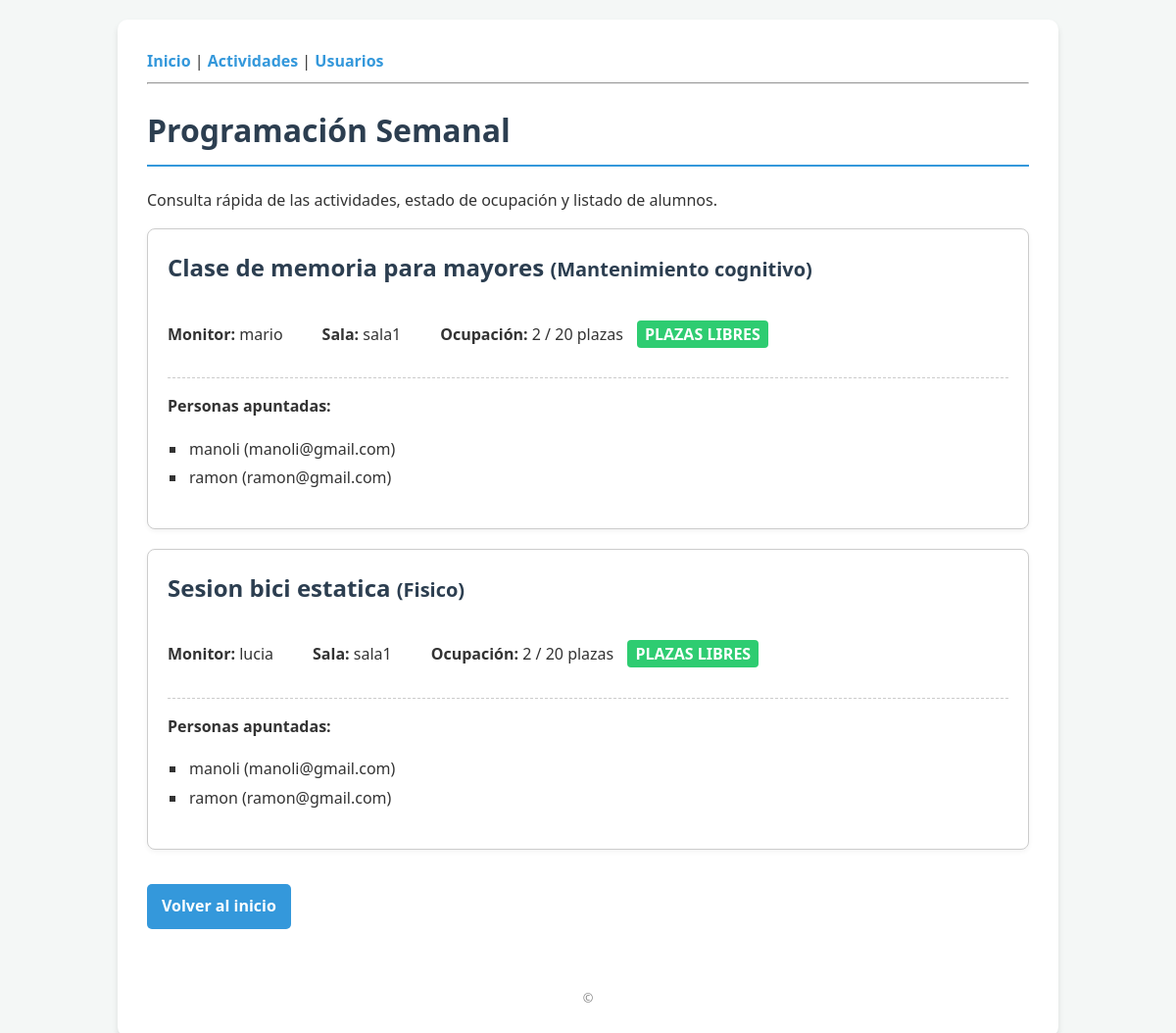
The app's page /programacion/, older data.
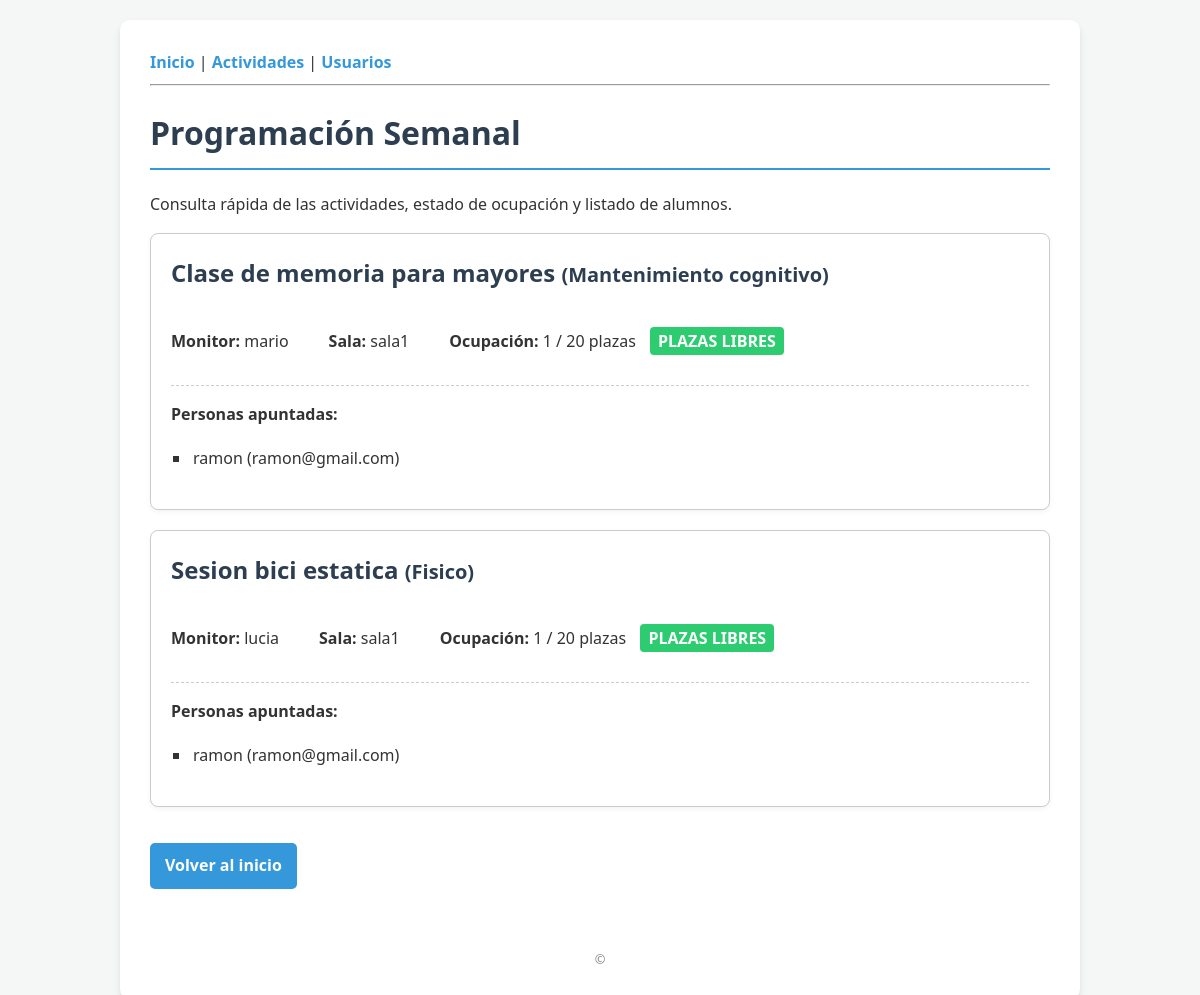
The same page, newer data.
### gestion/models.py (models this page shows, shortened)
class Actividad(models.Model):
    nombre = models.CharField(max_length=150)
    tipo = models.CharField(max_length=100)
    horario = models.CharField(max_length=100)
    descripcion = models.TextField()
    duracion = models.IntegerField(help_text="Duración en minutos")
    plazas_disponibles = models.IntegerField()
    monitor = models.ForeignKey(Monitor, on_delete=models.SET_NULL, null=True, related_name='actividades')
    sala_principal = models.ForeignKey(Sala, on_delete=models.SET_NULL, null=True, related_name='actividades_principales')
    salas_secundarias = models.ManyToManyField(Sala, blank=True, related_name='actividades_secundarias')
    usuarios_inscritos = models.ManyToManyField(Usuario, blank=True, related_name='actividades')

class Monitor(models.Model):
    nombre = models.CharField(max_length=100)
    especializacion = models.CharField(max_length=100)

class Sala(models.Model):
    nombre = models.CharField(max_length=100)
    capacidad = models.IntegerField()
    ubicacion = models.CharField(max_length=200)
    responsable = models.OneToOneField(ResponsableSala, on_delete=models.SET_NULL, null=True, blank=True)

class Usuario(models.Model):
    nombre = models.CharField(max_length=100)
    edad = models.IntegerField()
    email = models.EmailField(unique=True)
    telefono = models.CharField(max_length=20)

### gestion/views.py (the view)
# urls.py: path('programacion/', views.programacion_semanal, name='programacion_semanal'),
def programacion_semanal(request):
    actividades = Actividad.objects.all()
    return render(request, 'gestion/programacion.html', {'actividades': actividades})

### gestion/templates/gestion/programacion.html
{% extends 'gestion/base.html' %}
{% block contenido %}
    <h1> Programación Semanal</h1>
    <p>Consulta rápida de las actividades, estado de ocupación y listado de alumnos.</p>
    <div style="display: grid; gap: 20px;">
        {% for act in actividades %}
        <div style="border: 1px solid #ccc; padding: 20px; border-radius: 8px; background: white; box-shadow: 0 2px 5px rgba(0,0,0,0.05);">
            <h2 style="color: var(--primary); margin-top: 0;">{{ act.nombre }} <small>({{ act.tipo }})</small></h2>
            <div style="display: flex; gap: 40px; margin-bottom: 15px;">
                <p><strong> Monitor:</strong> {{ act.monitor.nombre }}</p>
                <p><strong> Sala:</strong> {{ act.sala_principal.nombre|default:"Sin asignar" }}</p>
                {% with inscritos=act.usuarios_inscritos.count %}
                <p>
                    <strong> Ocupación:</strong> {{ inscritos }} / {{ act.plazas_disponibles }} plazas
                    {% if inscritos >= act.plazas_disponibles %}
                        <span style="color: white; background-color: #e74c3c; padding: 3px 8px; border-radius: 4px; font-weight: bold; margin-left: 10px;">COMPLETO</span>
                    {% else %}
                        <span style="color: white; background-color: #2ecc71; padding: 3px 8px; border-radius: 4px; font-weight: bold; margin-left: 10px;">PLAZAS LIBRES</span>
                    {% endif %}
                </p>
            </div>
            <hr style="border: 0; border-top: 1px dashed #ccc;">
            <p><strong> Personas apuntadas:</strong></p>
            {% if inscritos > 0 %}
                <ul style="list-style-type: square; margin-left: 20px;">
                {% for usuario in act.usuarios_inscritos.all %}
                    <li style="background: none; border: none; padding: 2px; margin: 0;">{{ usuario.nombre }} ({{ usuario.email }})</li>
                {% endfor %}
                </ul>
            {% else %}
                <p style="color: #888;"><i>Aún no hay nadie apuntado a esta actividad.</i></p>
            {% endif %}
            {% endwith %}
        </div>
        {% empty %}
        <p>No hay actividades programadas en el sistema.</p>
        {% endfor %}
    </div>
    <br>
    <a href="{% url 'inicio' %}" class="btn">Volver al inicio</a>
{% endblock %}

Row changes from the older to the newer data that the page shows:
removed Usuario: nombre "manoli", email "manoli@gmail.com"
computed for Actividad "Clase de memoria para mayores": usuarios_inscritos.count "2" → "1"
computed for Actividad "Sesion bici estatica": usuarios_inscritos.count "2" → "1"
